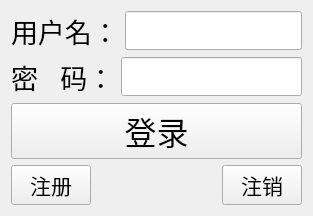
<?xml version="1.0" encoding="UTF-8"?>
<ui version="4.0">
 <class>TcpClient</class>
 <widget class="QWidget" name="TcpClient">
  <property name="geometry">
   <rect>
    <x>0</x>
    <y>0</y>
    <width>313</width>
    <height>189</height>
   </rect>
  </property>
  <property name="windowTitle">
   <string>TcpClient</string>
  </property>
  <layout class="QVBoxLayout" name="verticalLayout_2">
   <item>
    <layout class="QVBoxLayout" name="verticalLayout">
     <item>
      <layout class="QHBoxLayout" name="horizontalLayout_2">
       <item>
        <widget class="QLabel" name="name_lan">
         <property name="font">
          <font>
           <family>Arial</family>
           <pointsize>20</pointsize>
          </font>
         </property>
         <property name="text">
          <string>用户名：</string>
         </property>
        </widget>
       </item>
       <item>
        <widget class="QLineEdit" name="name_le">
         <property name="font">
          <font>
           <family>Arial</family>
           <pointsize>20</pointsize>
          </font>
         </property>
        </widget>
       </item>
      </layout>
     </item>
     <item>
      <layout class="QHBoxLayout" name="horizontalLayout_3">
       <item>
        <widget class="QLabel" name="pwd_lab">
         <property name="font">
          <font>
           <family>Arial</family>
           <pointsize>20</pointsize>
          </font>
         </property>
         <property name="text">
          <string>密   码：</string>
         </property>
        </widget>
       </item>
       <item>
        <widget class="QLineEdit" name="pwd_le">
         <property name="font">
          <font>
           <family>Arial</family>
           <pointsize>20</pointsize>
          </font>
         </property>
         <property name="echoMode">
          <enum>QLineEdit::Password</enum>
         </property>
        </widget>
       </item>
      </layout>
     </item>
     <item>
      <widget class="QPushButton" name="login_pb">
       <property name="font">
        <font>
         <family>Arial</family>
         <pointsize>24</pointsize>
        </font>
       </property>
       <property name="text">
        <string>登录</string>
       </property>
      </widget>
     </item>
     <item>
      <layout class="QHBoxLayout" name="horizontalLayout">
       <item>
        <widget class="QPushButton" name="regist_pb">
         <property name="font">
          <font>
           <family>Arial</family>
           <pointsize>16</pointsize>
          </font>
         </property>
         <property name="text">
          <string>注册</string>
         </property>
        </widget>
       </item>
       <item>
        <spacer name="horizontalSpacer">
         <property name="orientation">
          <enum>Qt::Horizontal</enum>
         </property>
         <property name="sizeHint" stdset="0">
          <size>
           <width>40</width>
           <height>20</height>
          </size>
         </property>
        </spacer>
       </item>
       <item>
        <widget class="QPushButton" name="cancel_pb">
         <property name="font">
          <font>
           <family>Arial</family>
           <pointsize>16</pointsize>
          </font>
         </property>
         <property name="text">
          <string>注销</string>
         </property>
        </widget>
       </item>
      </layout>
     </item>
    </layout>
   </item>
  </layout>
 </widget>
 <layoutdefault spacing="6" margin="11"/>
 <resources/>
 <connections/>
</ui>
